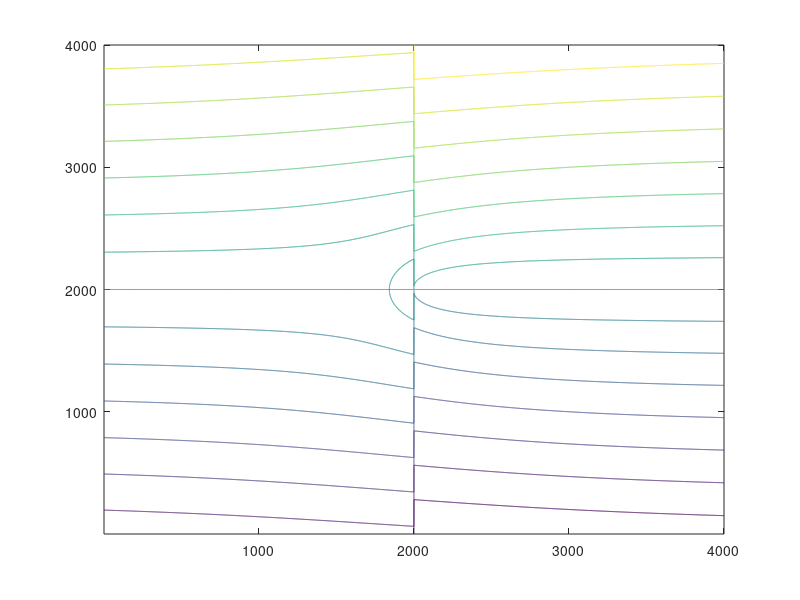

MATLAB code to generate this figure:
% Stream Function (Psi) for a Rankine Half-Body
% Superposition of Uniform Flow and a Point Source
clc
clear

% Grid definition
X = -20:0.01:20;
Y = X;
[x, y] = meshgrid(X,Y);

% Flow parameters
q = 10; % Source strength
U = 1;  % Free-stream velocity

% Coordinate transformation and Stream Function calculation
r = sqrt(x.^2 + y.^2);
theta = atan(y./x);
z = U.*y + (q / (2*pi)).*theta;

% Visualization of streamlines
contour(z, 15);
